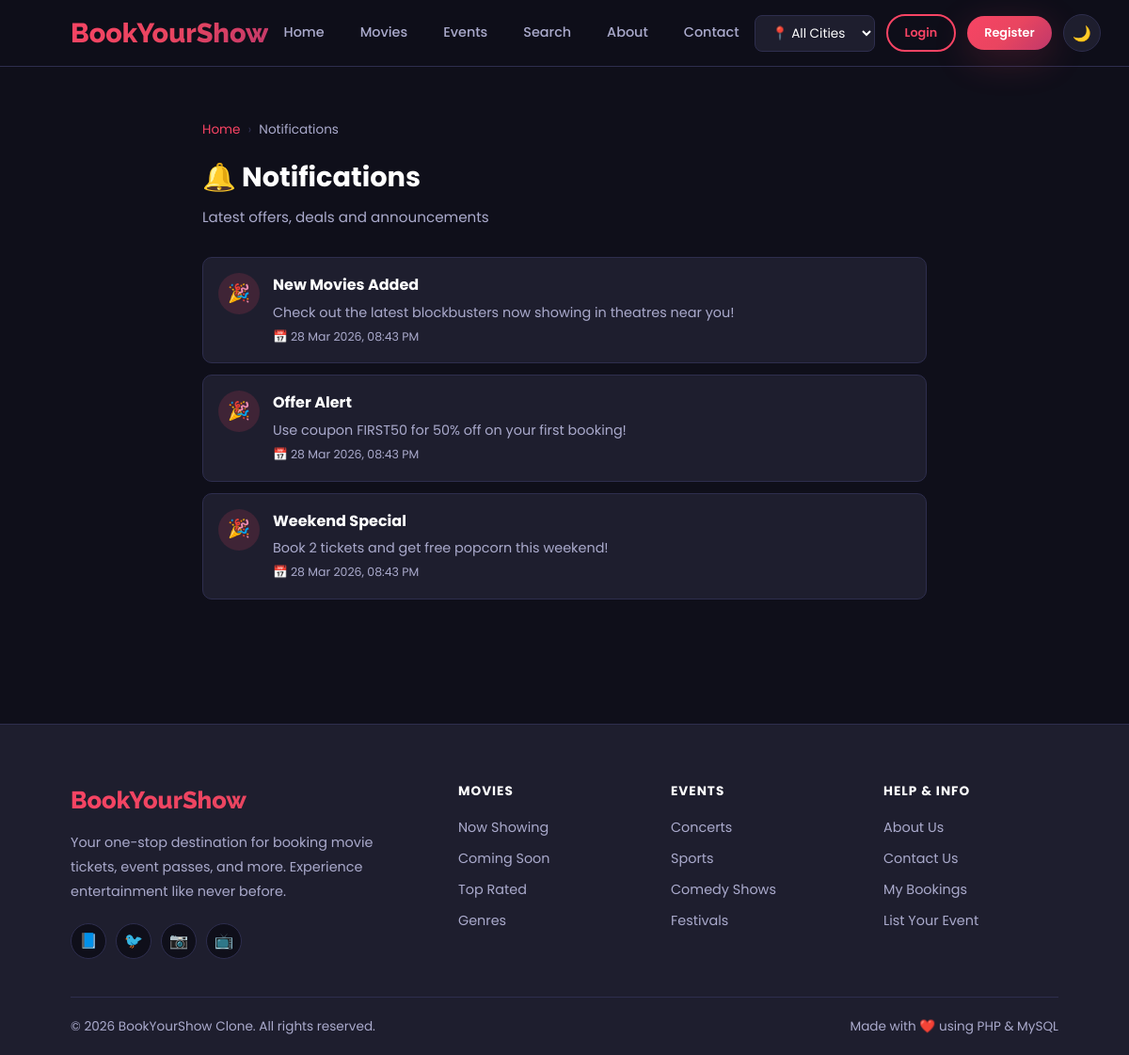
The page /notifications.php on the database as committed earlier.
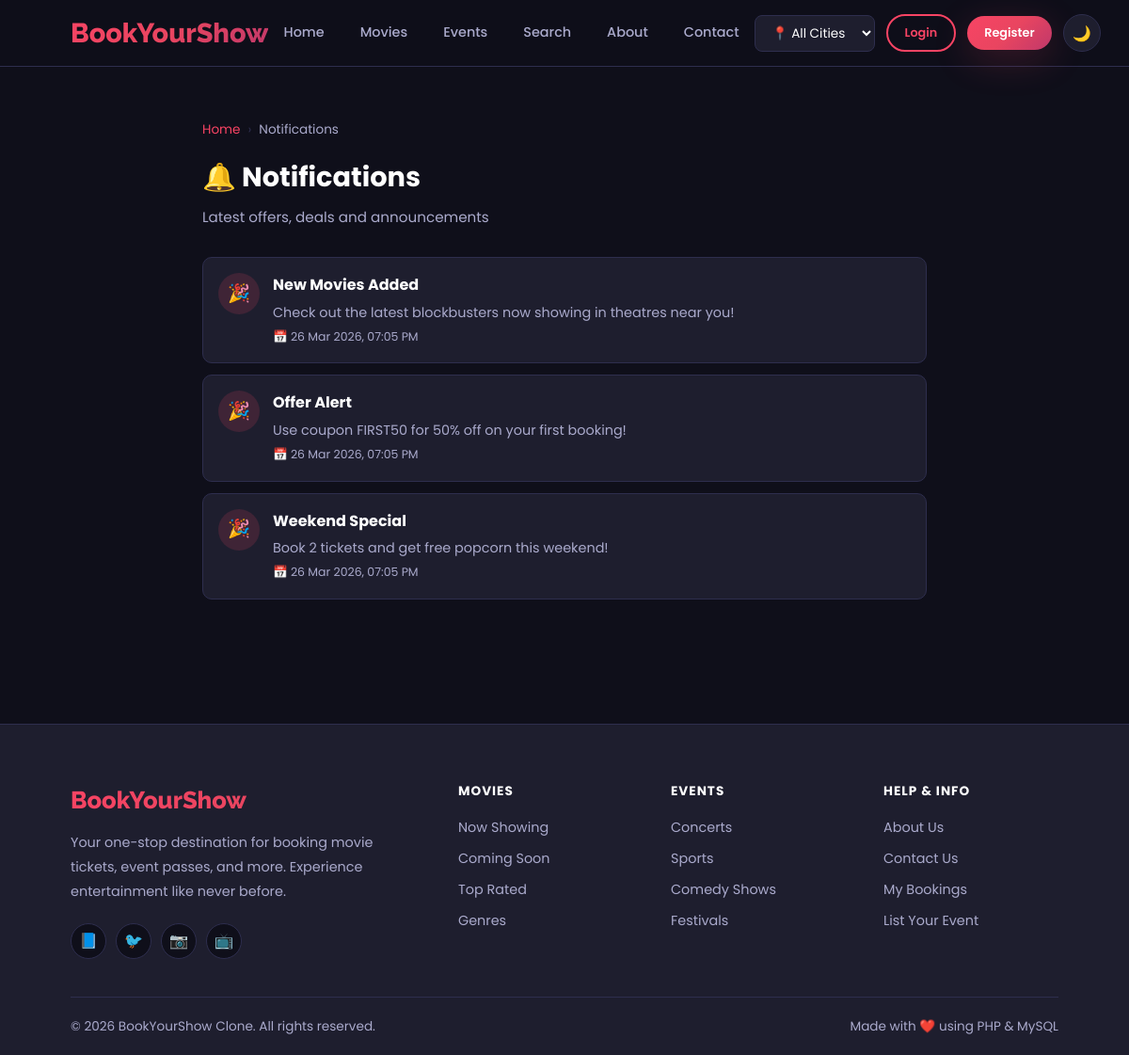
The same page on the database as committed later.
### tables this page shows
CREATE TABLE `notifications` (
  `notification_id` int(11) NOT NULL AUTO_INCREMENT,
  `title` varchar(150) DEFAULT NULL,
  `message` text DEFAULT NULL,
  `created_at` timestamp NOT NULL DEFAULT current_timestamp(),
  PRIMARY KEY (`notification_id`)
);

### notifications.php (the view, shortened to what this page needs)
<?php
require_once 'config/config.php';
$notifications = $conn->query("SELECT * FROM notifications ORDER BY created_at DESC");
include 'includes/header.php';
?>
<div class="container" style="padding:40px 15px;max-width:800px;">
    <div class="breadcrumb"><a href="index.php">Home</a> <span class="separator">›</span><span>Notifications</span></div>
    <h2 class="section-title" style="margin-bottom:8px;">🔔 Notifications</h2>
    <p class="section-subtitle">Latest offers, deals and announcements</p>
    <?php if ($notifications->num_rows === 0): ?>
    <div style="text-align:center;padding:60px;color:var(--text-muted);">
        <div style="font-size:3rem;">🔔</div><p>No notifications yet.</p>
    </div>
    <?php else: while($n = $notifications->fetch_assoc()): ?>
    <div class="notification-item">
        <div class="notification-icon">🎉</div>
        <div>
            <strong><?php echo htmlspecialchars($n['title']); ?></strong>
            <p style="color:var(--text-muted);font-size:0.9rem;margin-top:5px;"><?php echo htmlspecialchars($n['message']); ?></p>
            <small style="color:var(--text-muted);font-size:0.78rem;">📅 <?php echo date('d M Y, h:i A', strtotime($n['created_at'])); ?></small>
        </div>
    </div>
    <?php endwhile; endif; ?>
</div>
<?php include 'includes/footer.php'; ?>

Rows that differ between the two databases and show on the page:
changed notifications "New Movies Added": created_at "28 Mar 2026, 08:43 PM" → "26 Mar 2026, 07:05 PM"
changed notifications "Offer Alert": created_at "28 Mar 2026, 08:43 PM" → "26 Mar 2026, 07:05 PM"
changed notifications "Weekend Special": created_at "28 Mar 2026, 08:43 PM" → "26 Mar 2026, 07:05 PM"
